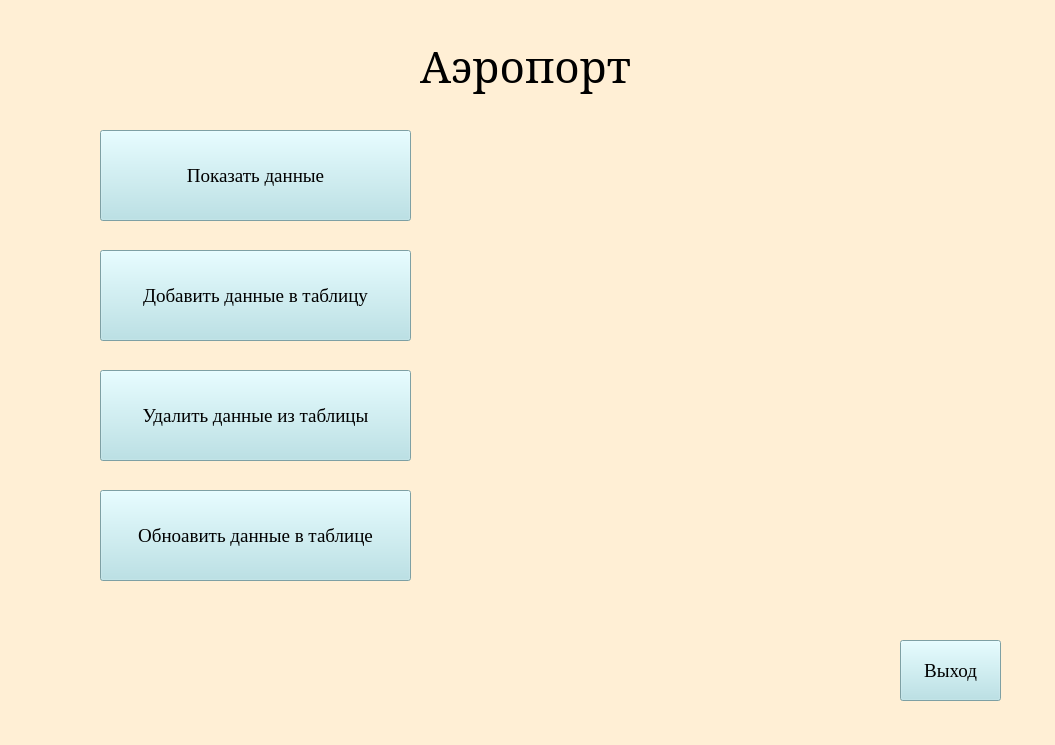
<?xml version="1.0" encoding="UTF-8"?>
<ui version="4.0">
 <class>MainWindow</class>
 <widget class="QMainWindow" name="MainWindow">
  <property name="enabled">
   <bool>true</bool>
  </property>
  <property name="geometry">
   <rect>
    <x>0</x>
    <y>0</y>
    <width>1055</width>
    <height>745</height>
   </rect>
  </property>
  <property name="windowTitle">
   <string>Главная страница</string>
  </property>
  <property name="styleSheet">
   <string notr="true">background-color: rgb(255, 239, 213)</string>
  </property>
  <widget class="QWidget" name="centralwidget">
   <widget class="QPushButton" name="viewTable">
    <property name="geometry">
     <rect>
      <x>100</x>
      <y>130</y>
      <width>311</width>
      <height>91</height>
     </rect>
    </property>
    <property name="font">
     <font>
      <family>Times New Roman</family>
      <pointsize>14</pointsize>
     </font>
    </property>
    <property name="styleSheet">
     <string notr="true">background-color: rgb(176, 224, 230)</string>
    </property>
    <property name="text">
     <string>Показать данные</string>
    </property>
    <property name="checkable">
     <bool>false</bool>
    </property>
   </widget>
   <widget class="QPushButton" name="addInformayionInTable">
    <property name="geometry">
     <rect>
      <x>100</x>
      <y>250</y>
      <width>311</width>
      <height>91</height>
     </rect>
    </property>
    <property name="font">
     <font>
      <family>Times New Roman</family>
      <pointsize>14</pointsize>
     </font>
    </property>
    <property name="styleSheet">
     <string notr="true">background-color: rgb(176, 224, 230)</string>
    </property>
    <property name="text">
     <string>Добавить данные в таблицу</string>
    </property>
   </widget>
   <widget class="QPushButton" name="exit">
    <property name="geometry">
     <rect>
      <x>900</x>
      <y>640</y>
      <width>101</width>
      <height>61</height>
     </rect>
    </property>
    <property name="font">
     <font>
      <family>Times New Roman</family>
      <pointsize>14</pointsize>
     </font>
    </property>
    <property name="styleSheet">
     <string notr="true">background-color: rgb(176, 224, 230)</string>
    </property>
    <property name="text">
     <string>Выход</string>
    </property>
   </widget>
   <widget class="QPushButton" name="removeInformationInTable">
    <property name="geometry">
     <rect>
      <x>100</x>
      <y>370</y>
      <width>311</width>
      <height>91</height>
     </rect>
    </property>
    <property name="font">
     <font>
      <family>Times New Roman</family>
      <pointsize>14</pointsize>
     </font>
    </property>
    <property name="styleSheet">
     <string notr="true">background-color: rgb(176, 224, 230)</string>
    </property>
    <property name="text">
     <string>Удалить данные из таблицы</string>
    </property>
   </widget>
   <widget class="QPushButton" name="updateInformationInTable">
    <property name="geometry">
     <rect>
      <x>100</x>
      <y>490</y>
      <width>311</width>
      <height>91</height>
     </rect>
    </property>
    <property name="font">
     <font>
      <family>Times New Roman</family>
      <pointsize>14</pointsize>
     </font>
    </property>
    <property name="styleSheet">
     <string notr="true">background-color: rgb(176, 224, 230)</string>
    </property>
    <property name="text">
     <string>Обноавить данные в таблице</string>
    </property>
   </widget>
   <widget class="QLabel" name="label">
    <property name="geometry">
     <rect>
      <x>490</x>
      <y>130</y>
      <width>460</width>
      <height>460</height>
     </rect>
    </property>
    <property name="text">
     <string/>
    </property>
    <property name="pixmap">
     <pixmap>png/pngegg (1).png</pixmap>
    </property>
   </widget>
   <widget class="QLabel" name="label_2">
    <property name="geometry">
     <rect>
      <x>110</x>
      <y>30</y>
      <width>831</width>
      <height>71</height>
     </rect>
    </property>
    <property name="font">
     <font>
      <family>Constantia</family>
      <pointsize>33</pointsize>
     </font>
    </property>
    <property name="text">
     <string>Аэропорт</string>
    </property>
    <property name="alignment">
     <set>Qt::AlignCenter</set>
    </property>
   </widget>
  </widget>
 </widget>
 <resources/>
 <connections/>
</ui>
